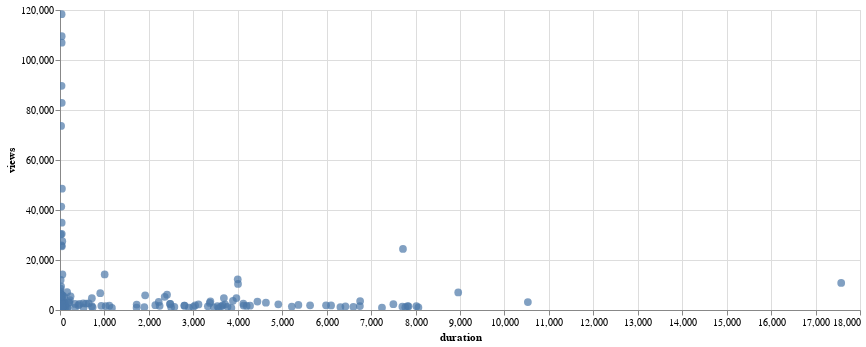

Notebook source saved alongside this figure:
### Markdown cell above
# Interactive chart for views vs duration (can zoom in, hover and drag the chart to see details clearly)

## Task 5 Solution

### Code cell
alt.Chart(gfofg_data).mark_circle(size=60).encode(
    y='views',
    x='duration',
    tooltip=['video_title', 'pubish_date', 'views', 'duration']
).properties(
    width=800,
    height=300
).interactive()

### Figure 1 — Vega-Lite specification as saved in the notebook (floating-point values rounded to 4 significant figures; data arrays with more than 128 entries replaced by an {"elided": "..."} marker saying what was removed)
{"config": {"view": {"continuousWidth": 300, "continuousHeight": 300}}, "data": {"name": "data-c8e8242eb606bf42131d5ffa32df44b3"}, "mark": {"type": "circle", "size": 60}, "encoding": {"tooltip": [{"field": "video_title", "type": "nominal"}, {"field": "pubish_date", "type": "temporal"}, {"field": "views", "type": "quantitative"}, {"field": "duration", "type": "quantitative"}], "x": {"field": "duration", "type": "quantitative"}, "y": {"field": "views", "type": "quantitative"}}, "height": 300, "params": [{"name": "param_1", "select": {"type": "interval", "encodings": ["x", "y"]}, "bind": "scales"}], "width": 800, "$schema": "https://vega.github.io/schema/vega-lite/v5.8.0.json", "datasets": {"data-c8e8242eb606bf42131d5ffa32df44b3": {"elided": "161 records"}}}
